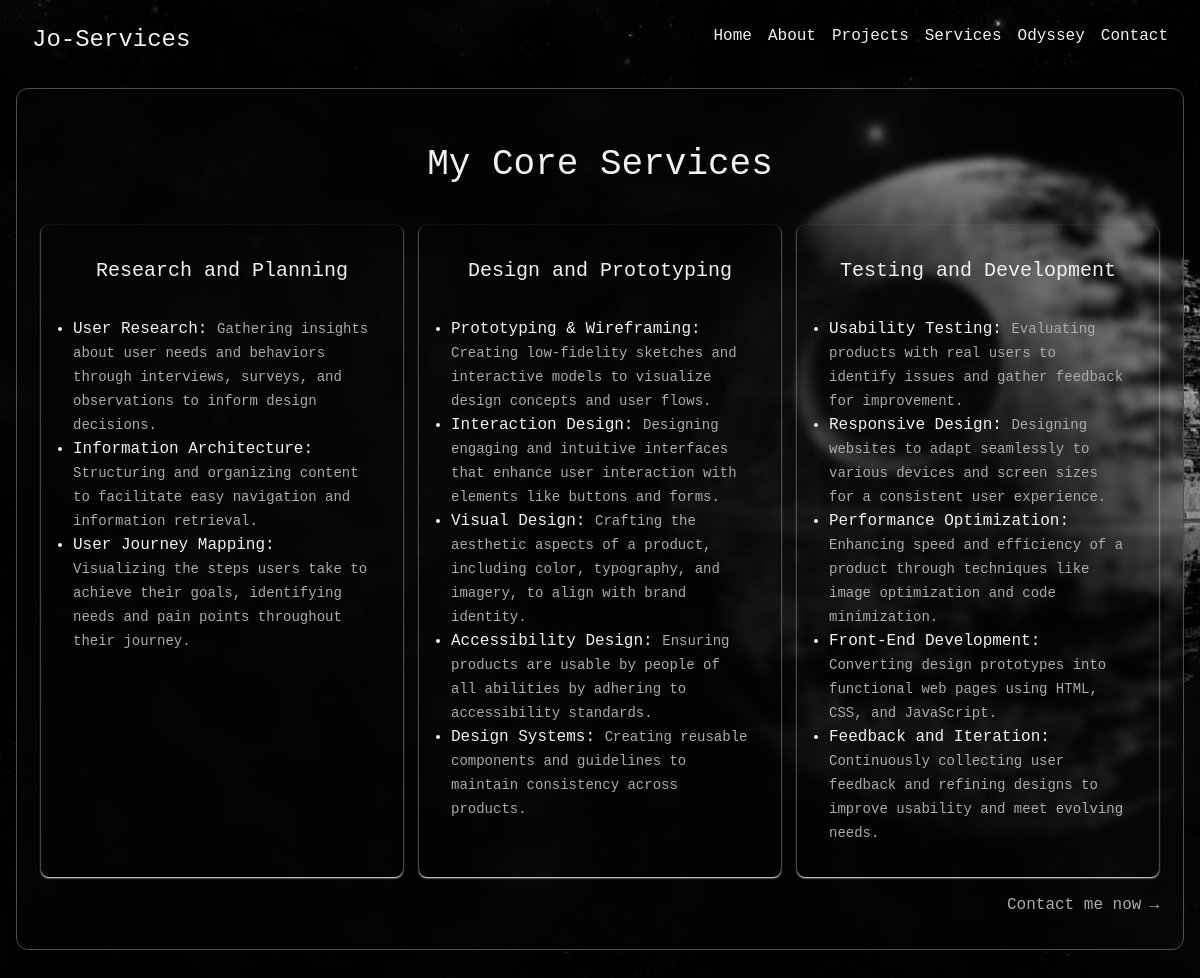
Screenshot of /pages/Services.php with the database file from the repository.
### tables this page shows
CREATE TABLE `tasks` (
  `points` varchar(50) DEFAULT NULL,
  `id` int NOT NULL,
  `category` varchar(50) DEFAULT NULL,
  `description` text
);

### pages/Services.php (the view, shortened to what this page needs)
<?php
  include '../connection.php';
  $sql = "SELECT points, category, description FROM tasks";
  $result = $conn->query($sql);
?>
<!DOCTYPE html>
<html lang="en">
<head>
  <link href="../index.css" rel="stylesheet">
  <link href="./fonts.css" rel="stylesheet">
  <script src="https://cdn.tailwindcss.com"></script>
  <link rel="stylesheet" href="https://cdn.jsdelivr.net/npm/bootstrap-icons@1.4.1/font/bootstrap-icons.css">
</head>
<body>
  <div class="mx-auto p-4">
    <nav class="flex justify-between gap-4 px-4 lg:my-2 my-4">
        <h1 class="text-2xl font-mono">Jo-Services</h1>
        <ul class="flex gap-4 font-mono">
          <li><a href="../Home.php" >Home</a></li>
          <li><a href="./About.php" >About</a></li>
          <li><a href="./Projects.php" >Projects</a></li>
          <li><a href="#" >Services</a></li>
          <li><a href="./Odyssey.php" >Odyssey</a></li>
          <li><a href="./Contact.php" >Contact</a></li>
      </ul>
    </nav>
    <section class=" lg:my-8  ">
      <div class="flex-col font-mono backdrop-blur-sm bg-[#101010] bg-opacity-20 border p-6 rounded-xl border-[#505050]  space-y-4 py-8 lg:items-start items-center gap-4">
        <p class="text-lg lg:text-4xl text-center mt-6 mb-10 ">My Core Services </p>
        <div class="grid grid-cols-3 gap-4  w-full min-h-[60vh] ">
          <?php
            if ($result->num_rows > 0) {
              $pointsData = [];
              while ($row = $result->fetch_assoc()) {
                  $pointsData[$row['points']][] = $row;
              }
              foreach ($pointsData as $point => $tasks) {
                  echo "<div class='size-50 shadow-sm shadow-white rounded-lg pt-8'>";
                  echo "<h1 class='text-xl text-center'>" . htmlspecialchars($point) . "</h1>";
                  echo "<ul class='p-8 list-disc'>";
                  foreach ($tasks as $task) {
                      echo "<li>";
                      echo htmlspecialchars($task['category']) . ": ";
                      echo "<span class='text-sm text-[#ababab]'>" . htmlspecialchars($task['description']) . "</span>";
                      echo "</li>";
                  }
                  echo "</ul></div>";
              }
            } else {
                echo "<div class='size-50 shadow-sm shadow-white rounded-lg pt-8'>";
                echo "<h1 class='text-xl text-center'>No Tasks Found</h1>";
                echo "</div>";
            }
          ?>
        </div>
        <div class="justify-end  flex ">
          <a href="./Contact.html" class="font-mono txtBtn text-[#ababab] flex items-center gap-2  ">
            Contact me now
            <span class="arrowLink">→</span>
          </a>
        </div>
      </div>
    </section>
</body>
</html>

### index.css (style rules this page uses)
h1, h2, h3, p, li, a { color: #f1f1f1; }
body { background-image: url(./assets/images/Death_Star.jpg); background-attachment:scroll; background-size: cover; background-position: center; background-repeat: no-repeat; }
.txtBtn { color:#a8a8a8; transition-property: all; transition-timing-function: cubic-bezier(0, 0, 0.2, 1); transition-duration: 150ms; }
.arrowLink { color:#a8a8a8; transition-property: all; transition-timing-function: cubic-bezier(0, 0, 0.2, 1); transition-duration: 150ms; }

### rows the page displays
tasks: category "User Research", description "Gathering insights about user needs and behaviors through interviews, surveys, and observations to inform design decisions."
tasks: category "Information Architecture", description "Structuring and organizing content to facilitate easy navigation and information retrieval."
tasks: category "User Journey Mapping", description "Visualizing the steps users take to achieve their goals, identifying needs and pain points throughout their journey."
tasks: category "Prototyping & Wireframing", description "Creating low-fidelity sketches and interactive models to visualize design concepts and user flows."
tasks: category "Interaction Design", description "Designing engaging and intuitive interfaces that enhance user interaction with elements like buttons and forms."
tasks: category "Visual Design", description "Crafting the aesthetic aspects of a product, including color, typography, and imagery, to align with brand identity."
tasks: category "Accessibility Design", description "Ensuring products are usable by people of all abilities by adhering to accessibility standards."
tasks: category "Design Systems", description "Creating reusable components and guidelines to maintain consistency across products."
tasks: category "Usability Testing", description "Evaluating products with real users to identify issues and gather feedback for improvement."
tasks: category "Responsive Design", description "Designing websites to adapt seamlessly to various devices and screen sizes for a consistent user experience."
tasks: category "Performance Optimization", description "Enhancing speed and efficiency of a product through techniques like image optimization and code minimization."
tasks: category "Front-End Development", description "Converting design prototypes into functional web pages using HTML, CSS, and JavaScript."
tasks: category "Feedback and Iteration", description "Continuously collecting user feedback and refining designs to improve usability and meet evolving needs."

### other values shown
$point "Research and Planning"
$point "Design and Prototyping"
$point "Testing and Development"
